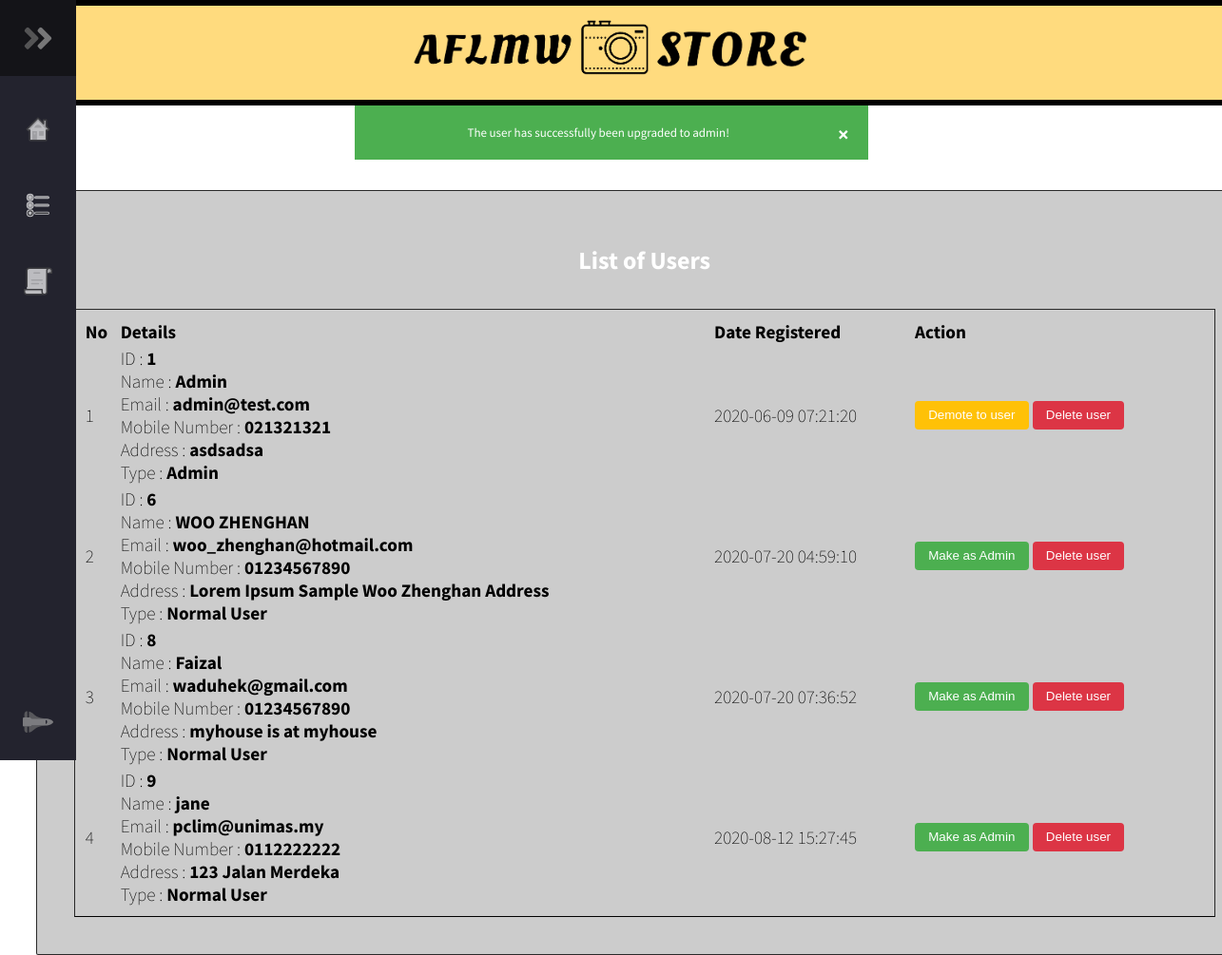
The page /listOfUsers.php?message=successUpdateAdmin on the database its author committed.
### tables this page shows
CREATE TABLE `user` (
  `id` int(11) NOT NULL,
  `name` varchar(255) NOT NULL DEFAULT '0',
  `email` varchar(255) NOT NULL DEFAULT '0',
  `password` varchar(255) NOT NULL DEFAULT '0',
  `type` int(11) DEFAULT 2,
  `user_address` varchar(255) NOT NULL,
  `mobile_no` varchar(11) NOT NULL,
  `date_created` timestamp NULL DEFAULT current_timestamp()
);

### listOfUsers.php (the view, shortened to what this page needs)
<?php
require('inc/config.php');
$user_id = $_SESSION['id'];
$sql = "SELECT * FROM user ";
$result1 = mysqli_query($conn, $sql);
$users = mysqli_fetch_all($result1, MYSQLI_ASSOC);
?>
<!DOCTYPE html>
<html lang="en">
<head>
    <link rel="stylesheet" href="assets/css/container.css">
    <link rel="stylesheet" href="assets/css/index.css">
</head>
<body class="listOfUser">
    <div class="banner">
        <img src="assets/images/logo.png" alt="logo">
    </div>
    <?php if (isset($_GET['message'])) : ?>
        <?php if ($_GET['message'] == "errorDeleteUser") : ?>
            <div class="alert-error">
                <span class="closebtn" onclick="this.parentElement.style.display='none';">&times;</span>
                Unable to delete user. Please try again.
            </div>
        <?php elseif ($_GET['message'] == "successUpdateAdmin") : ?>
            <div class="alert-success">
                <span class="closebtn" onclick="this.parentElement.style.display='none';">&times;</span>
                The user has successfully been upgraded to admin!
            </div>
        <?php endif; ?>
    <?php endif; ?>
    <div class="container">
        <h1>List of Users</h1>
        <br>
        <table>
            <tr>
                <th>No</th>
                <th>Details</th>
                <th>Date Registered</th>
                <th>Action</th>
            </tr>
            <?php foreach ($users as $key => $user) : ?>
                <tr>
                    <td><?php echo $key + 1; ?></td>
                    <td>
                        ID : <b><?php echo $user['id']; ?></b><br>
                        Name : <b><?php echo $user['name']; ?></b><br>
                        Email : <b><?php echo $user['email']; ?></b><br>
                        Mobile Number : <b><?php echo $user['mobile_no']; ?></b><br>
                        Address : <b><?php echo $user['user_address']; ?></b><br>
                        Type : <?php if ($user['type'] == 1) : ?>
                            <b>Admin</b>
                        <?php else : ?>
                            <b>Normal User</b>
                        <?php endif; ?>
                        <br>
                    </td>
                    <td><?php echo $user['date_created']; ?><br></td>
                    <?php if ($user['id'] != $user_id) : ?>
                        <td>
                            <?php if ($user['type'] != 1) : ?>
                                <form action=" makeAdmin.php" method="post" style="display: inline-block;">
                                    <button type="submit" class="btn-success">Make as Admin</button>
                                </form>
                            <?php else : ?>
                                <form action="makeUser.php" method="post" style="display: inline-block;">
                                    <button type="submit" class="btn-edit">Demote to user</button>
                                </form>
                            <?php endif; ?>
                            <form action="deleteUser.php" method="post" style="display: inline-block;">
                                <button type="submit" class="btn-delete" onclick="return confirm('Are you sure you want to delete this user?')">Delete user</button>
                            </form>
                        </td>
                    <?php endif; ?>
                </tr>
            <?php endforeach; ?>
        </table>
    </div>
    <?php require('inc/navBar.php'); ?>
</body>
</html>

### assets/css/container.css (style rules this page uses)
body { background-image: url("https://images.pexels.com/photos/1595241/pexels-photo-1595241.jpeg?auto=compress&cs=tinysrgb&dpr=2&h=650&w=940"); width: 100%; height: 100%; background-size: cover; position: absolute; }
.container { position: absolute; width: 1200px; top: 25%; left: 50%; border: 1px solid rgba(0, 0, 0, 0.8); border-radius: 2px; transform: translateX(-50%); padding: 3em; margin-bottom: 2rem; background-color: rgba(177, 177, 177, 0.65); }
.container table { border: 1px solid rgba(0, 0, 0, 0.8); font-family: 'Source Sans Pro', sans-serif; font-weight: 100; color: black; text-align: justify; font-size: 1.2rem; border-bottom: 1px solid black; width: 100%; padding: 0.5rem; }
.btn-success { display: inline-block; text-align: center; text-decoration: none; margin: 2px 0; border: solid 1px transparent; border-radius: 4px; padding: 0.5em 1em; color: #ffffff; background-color: #4CAF50; }
.btn-edit { display: inline-block; text-align: center; text-decoration: none; margin: 2px 0; border: solid 1px transparent; border-radius: 4px; padding: 0.5em 1em; color: #ffffff; background-color: #FFC107; }
.btn-delete { display: inline-block; text-align: center; text-decoration: none; margin: 2px 0; border: solid 1px transparent; border-radius: 4px; padding: 0.5em 1em; color: #ffffff; background-color: #DC3545; }

### assets/css/index.css (style rules this page uses)
:root { font-size: 16px; --text-primary: #b6b6b6; --text-secondary: #ececec; --bg-primary: #23232e; --bg-secondary: #141418; --transition-speed: 600ms; width: 100vw; }
.banner { background-color: rgba(255, 215, 111, 0.89); width: 100%; border-bottom: 0.5em solid #000000; border-top: 0.5em solid #000000; background-size: cover; }
.banner img { max-width: 55vh; }
body { font: 13px "Source Sans Pro", Arial, Helvetica, sans-serif; color: #ffffff; text-align: center; height: 100vh; min-width: 100vw; margin: auto; overflow-x: hidden; }
@media only screen and (min-width: 600px) { .reg-form, .login-form, .container { margin-left: 2.2rem; } }
.alert-success { width: 500px; margin: auto; padding: 20px; background-color: #4CAF50; color: white; margin-bottom: 15px; }
.closebtn { margin-left: 15px; color: white; font-weight: bold; float: right; font-size: 22px; line-height: 20px; cursor: pointer; transition: 0.3s; }

### rows shown on the page
user: id "1", name "Admin", email "admin@test.com", mobile_no "021321321", user_address "asdsadsa", type "Admin", date_created "2020-06-09 07:21:20"
user: id "6", name "WOO ZHENGHAN", email "woo_zhenghan@hotmail.com", mobile_no "01234567890", user_address "Lorem Ipsum Sample Woo Zhenghan Address", type "Normal User", date_created "2020-07-20 04:59:10"
user: id "8", name "Faizal", email "waduhek@gmail.com", mobile_no "01234567890", user_address "myhouse is at myhouse", type "Normal User", date_created "2020-07-20 07:36:52"
user: id "9", name "jane", email "pclim@unimas.my", mobile_no "0112222222", user_address "123 Jalan Merdeka", type "Normal User", date_created "2020-08-12 15:27:45"
